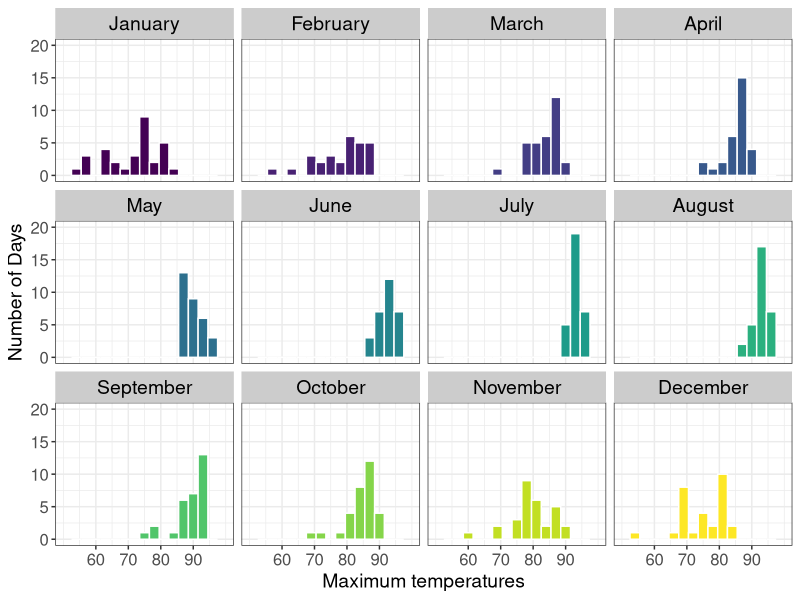
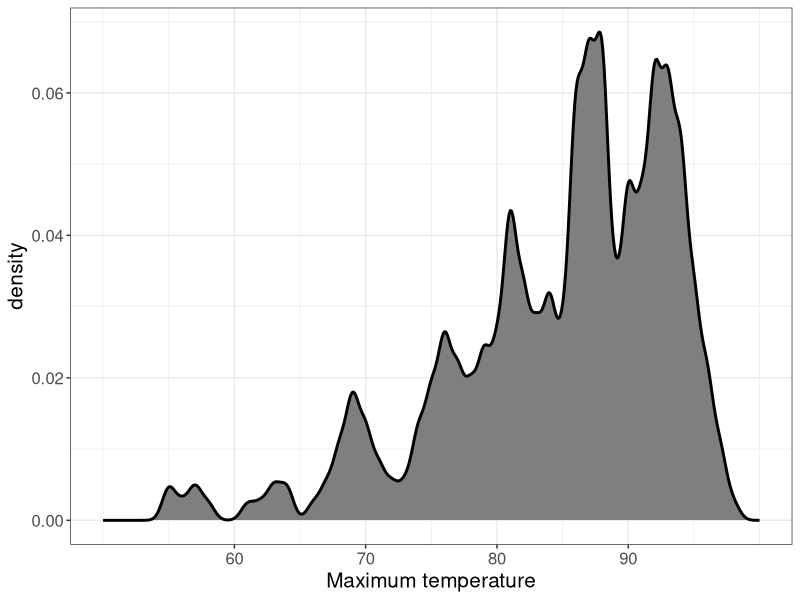
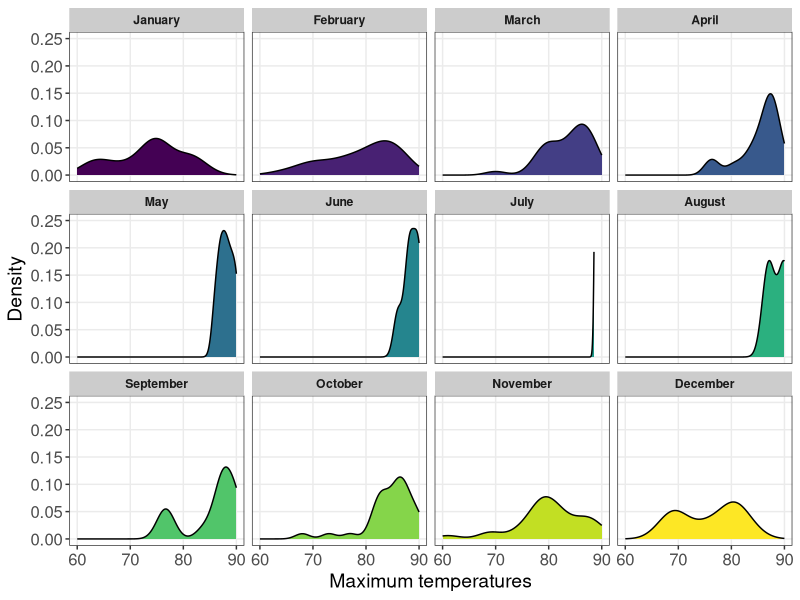
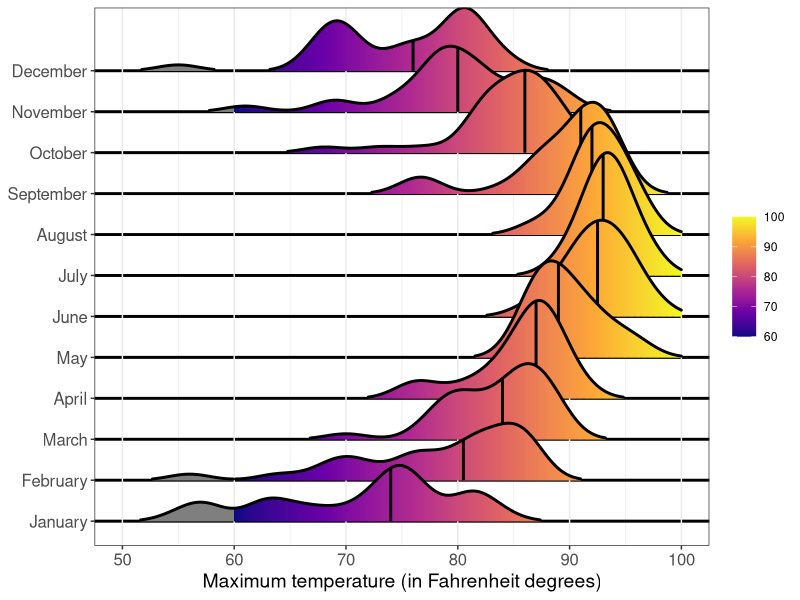
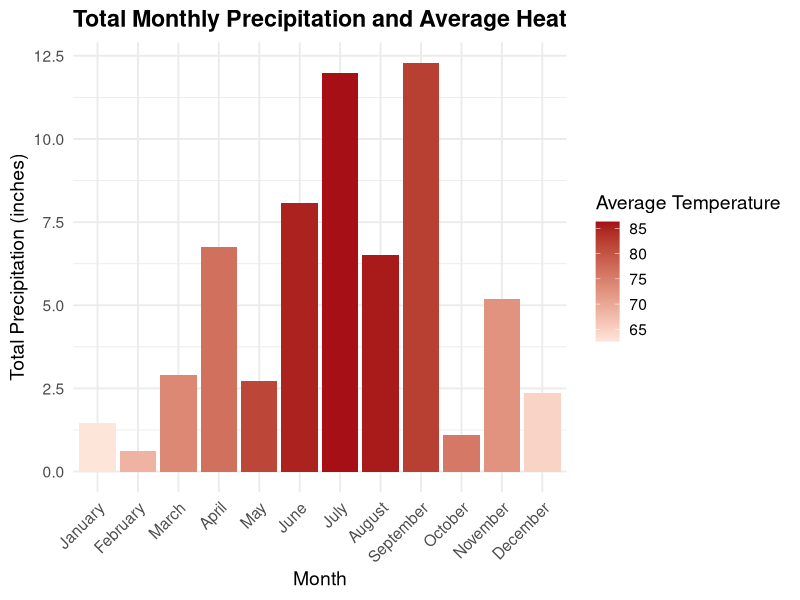
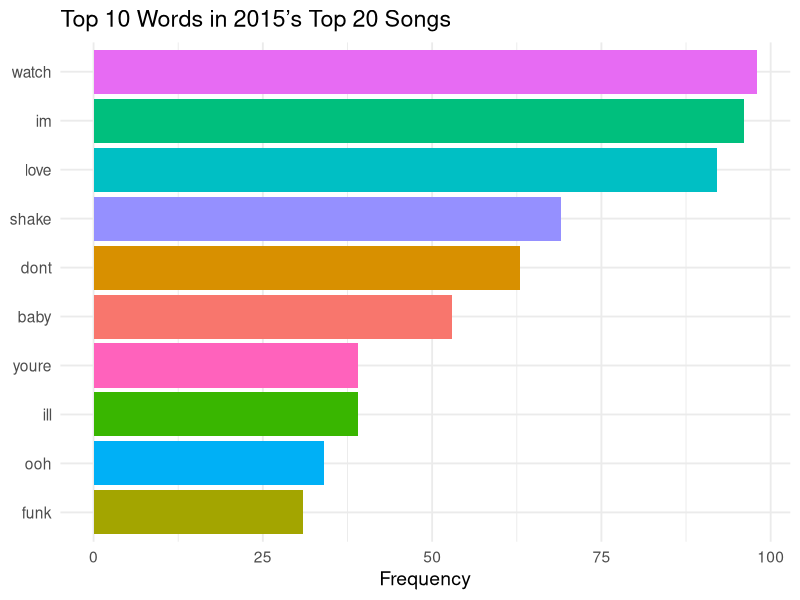
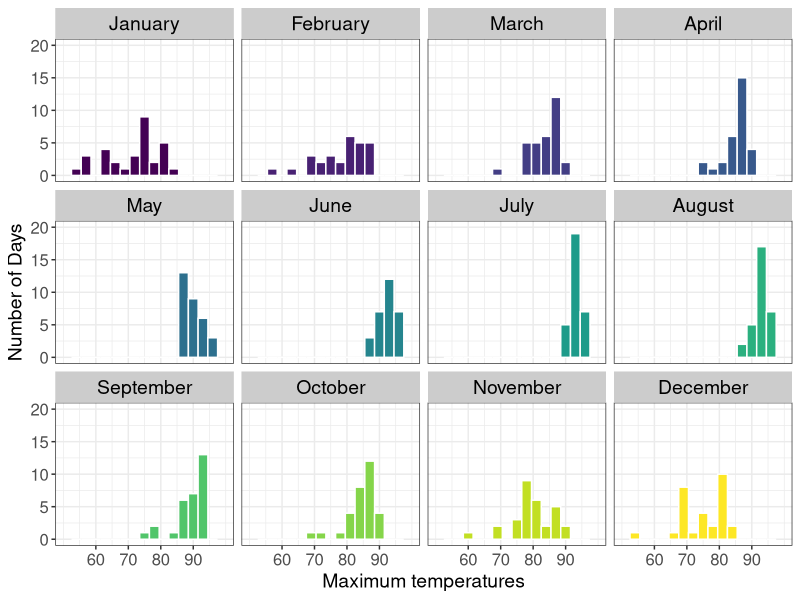
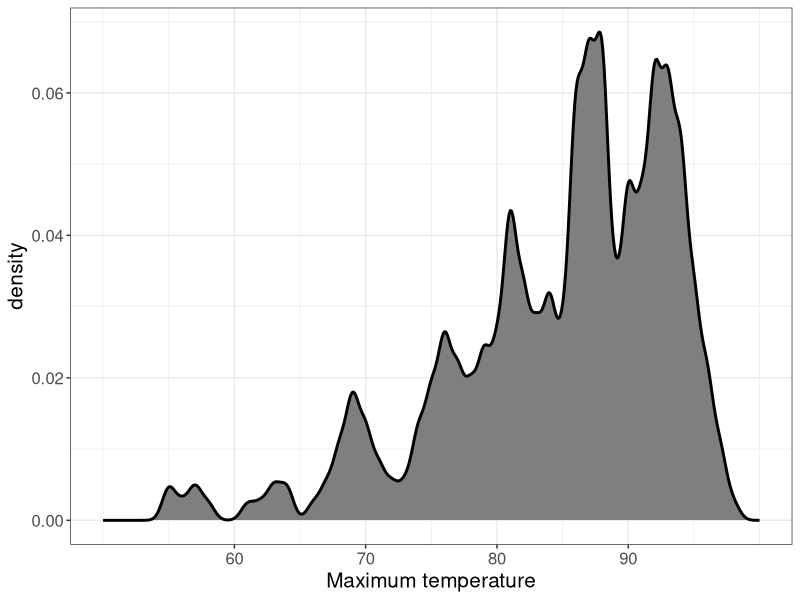

R code for these plots, in order:
## ---- chunk 1
library(tidyverse)
weather_tpa <- read_csv("data/tpa_weather_2022.csv")
# random sample 
sample_n(weather_tpa, 4)
## ---- chunk 2
knitr::include_graphics("https://raw.githubusercontent.com/aalhamadani/dataviz_final_project/main/figures/tpa_max_temps_facet.png")
## ---- chunk 3
library(lubridate)

tpa_clean <- weather_tpa %>%
  unite("doy", year, month, day, sep = "-") %>%
  mutate(doy = ymd(doy),
         max_temp = as.double(max_temp),
         min_temp = as.double(min_temp),
         precipitation = as.double(precipitation),
         month = month(doy, label = TRUE, abbr = FALSE)
  )

ggplot(tpa_clean, aes(x = max_temp, fill = month)) +
  geom_histogram(binwidth = 3, color = "white") +
  facet_wrap(~ month, ncol = 4) +
  labs(x = "Maximum temperatures", y = "Number of Days") +
  theme_bw() + 
  theme(legend.position = "none",
        strip.background = element_rect(fill = "grey80", color = NA),
        strip.text = element_text(size = 14,face = "plain",color = "black"),
        axis.text = element_text(size = 12),
        axis.title.x = element_text(size = 14),
        axis.title.y = element_text(size = 14)) + 
  scale_x_continuous(limits = c(50, 100), breaks = seq(60, 90, 10)) + 
  scale_y_continuous(limits = c(0,20), breaks = seq(0,20,5))
ggsave("figures/PROJECT3_FIG1.png")
## ---- chunk 4
knitr::include_graphics("https://raw.githubusercontent.com/aalhamadani/dataviz_final_project/main/figures/tpa_max_temps_density.png")
## ---- chunk 5
ggplot(tpa_clean, aes(x = max_temp)) +
  geom_density(fill = "gray50", color = "black", bw = 0.5, linewidth = 1) +
  labs(x = "Maximum temperature", y = "density") +
  theme_bw() +
  scale_x_continuous(limits = c(50, 100), breaks = seq(60, 90, 10)) + 
  theme(axis.title.x = element_text(size = 15),
        axis.text = element_text(size = 12),
        axis.title.y = element_text(size = 15))
ggsave("figures/PROJECT3_FIG2.png")
## ---- chunk 6
knitr::include_graphics("https://raw.githubusercontent.com/aalhamadani/dataviz_final_project/main/figures/tpa_max_temps_density_facet.png")
## ---- chunk 7
ggplot(tpa_clean, aes(x = max_temp, fill = month)) +
  geom_density(color = "black") +
  facet_wrap(~ month, ncol = 4) +
  scale_x_continuous(limits = c(60, 90), breaks = seq(60, 90, 10)) +
  scale_y_continuous(limits = c(0, 0.25), breaks = seq(0, 0.25, 0.05),labels = scales::label_number(accuracy = 0.01)) +
  labs(x = "Maximum temperatures", y = "Density") +
  theme_bw() +
  theme(
    legend.position = "none",
    plot.title = element_text(hjust = 0.5, face = "bold", size = 14),
    strip.text = element_text(face = "bold"),
    panel.grid.minor = element_blank(),
    strip.background = element_rect(fill = "grey80", color = NA),
    axis.text = element_text(size = 12), 
    axis.title.x = element_text(size = 14),
    axis.title.y = element_text(size = 14)
  )
ggsave("figures/PROJECT3_FIG3.png")
## ---- chunk 8
knitr::include_graphics("https://raw.githubusercontent.com/aalhamadani/dataviz_final_project/main/figures/tpa_max_temps_ridges_plasma.png")
## ---- chunk 9
library(ggridges)

tpa_clean <- tpa_clean %>%
  mutate(
    month = month(doy, label = TRUE, abbr = FALSE),
    month = factor(month, levels = month.name)
  )

ggplot(tpa_clean, aes(x = max_temp, y = month, fill = stat(x))) +
  geom_density_ridges_gradient(
    scale = 3,
    rel_min_height = 0.01,
    color = "black",   
    size = 0.3,
    quantile_lines = TRUE,
    quantiles = 2,     
    linewidth = 1
  ) +
  scale_fill_viridis_c(option = "plasma", limits = c(60, 100), name = NULL) +
  scale_x_continuous(limits = c(50, 100), breaks = seq(50, 100, 10)) +
  labs(x = "Maximum temperature (in Fahrenheit degrees)", y = NULL
  ) +
  theme_bw() +
  theme(
    axis.text = element_text(size = 12),
    axis.title.x = element_text(size = 14),
    axis.title.y = element_text(size = 14),
    panel.grid.major.y = element_line(color = "black", linewidth = 1)

  )
ggsave("figures/PROJECT3_FIG4.png")

## ---- chunk 10

monthly_summary <- tpa_clean %>%
  group_by(month) %>%
  summarise(
    total_precip = sum(precipitation, na.rm = TRUE),
    avg_temp = mean(ave_temp, na.rm = TRUE)
  ) %>%
  mutate(month = factor(month, levels = month.name))


ggplot(monthly_summary, aes(x = month, y = total_precip, fill = avg_temp)) +
  geom_col() +
  scale_fill_gradient(
    low = "#fee5d9",  
    high = "#a50f15",
    name = "Average Temperature"
  ) +
  labs(title = "Total Monthly Precipitation and Average Heat", 
       x = "Month",
       y = "Total Precipitation (inches)",
       fill = "Average Temperature") +
  theme_minimal(base_size = 14) +
  theme(
    plot.title = element_text(face = "bold", hjust = 0.5),
    axis.text.x = element_text(angle = 45, hjust = 1)
  )
ggsave("figures/PROJECT3_FIG5.png")
## ---- chunk 11
library(tidytext)
music <- read_csv("data/BB_top100_2015.csv")
top20 <- music %>%
  filter(Rank <= 20)

top20_words <- top20 %>%
  unnest_tokens(word, Lyrics) %>% 
  filter(!word %in% stop_words$word) %>%  
  filter(str_detect(word, "[a-z]"))  

word_counts <- top20_words %>%
  count(word, sort = TRUE)

head(word_counts, 10)

word_counts %>%
  slice_max(n, n = 10) %>%
  ggplot(aes(x = reorder(word, n), y = n, fill = word)) +
  geom_col() +
  coord_flip() +
  labs(title = "Top 10 Words in 2015’s Top 20 Songs", x = NULL, y = "Frequency"
  ) +
  theme_minimal(base_size = 14)+ 
  theme(legend.position = "none")
ggsave("figures/PROJECT3_FIG6.png")
